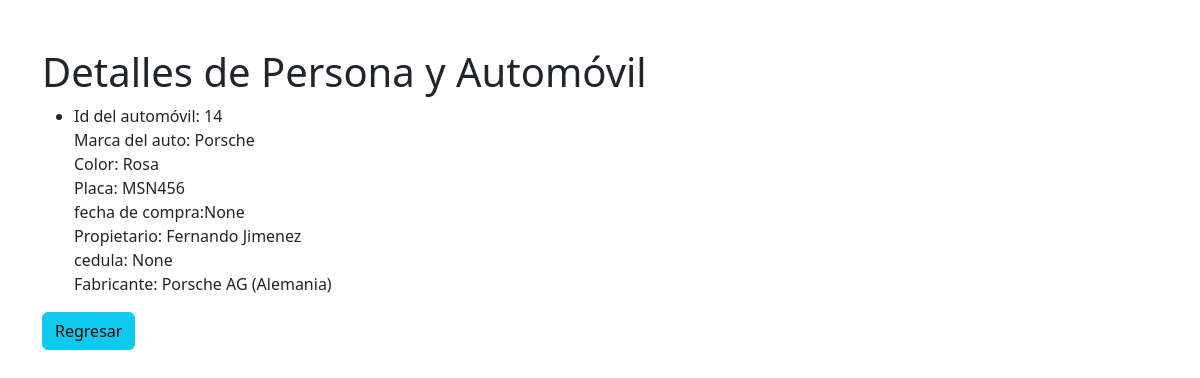
Before: /ver_persona/20/ with the older database file.
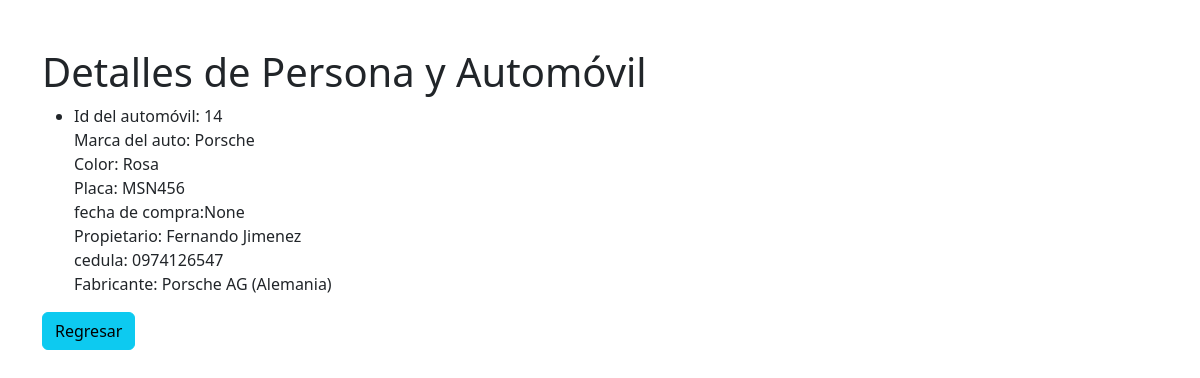
After: the same page with the newer database file.
### personas/models.py (models this page shows, shortened)
class automovile(models.Model):
    marca_auto = models.CharField(max_length=30)
    color_auto = models.CharField(max_length=10)
    placa_auto = models.CharField(max_length=6)
    fecha_compra=models.DateField(null=True)
    propietario = models.ForeignKey(Persona, on_delete=models.CASCADE, null=True, blank=True, related_name='automoviles')
    fabricante = models.ForeignKey('Fabricante', on_delete=models.CASCADE, null=True, blank=True,related_name='automoviles')

class Persona(models.Model):
    nombre = models.CharField(max_length=20)
    apellido = models.CharField(max_length=20)
    cedula=models.CharField(max_length=10,null=True)

class fabricante(models.Model):
    nombre = models.CharField(max_length=50)

### personas/views.py (the view)
# urls.py: path('ver_persona/<int:persona_id>/', ver_persona, name='ver_persona'),
def ver_persona(request, persona_id):
    persona = get_object_or_404(Persona, pk=persona_id)
    automoviles = persona.automoviles.all()
    datos = {'persona': persona, 'automoviles': automoviles}
    return render(request, 'ver_auto.html', datos)

### personas/templates/ver_auto.html (shortened to what this page needs)
<!DOCTYPE html>
<html lang="en">
<head>
    <link rel="stylesheet" href="https://cdn.jsdelivr.net/npm/bootstrap@5.3.2/dist/css/bootstrap.min.css">
</head>
<body>
    <div class="container mt-5">
        <h1>Detalles de Persona y Automóvil</h1>
        {% if automoviles %}
            <section>
                <ul>
                    {% for automovil in automoviles %}
                        <li>
                            Id del automóvil: {{ automovil.id }}<br>
                            Marca del auto: {{ automovil.marca_auto }}<br>
                            Color: {{ automovil.color_auto }}<br>
                            Placa: {{ automovil.placa_auto }}<br>
                            fecha de compra:{{ automovil.fecha_compra }}<br>
                            {% if automovil.propietario %}
                                Propietario: {{ automovil.propietario.nombre }} {{ automovil.propietario.apellido }} <br>
                                cedula: {{ automovil.propietario.cedula }} <br>
                            {% else %}
                                Sin propietario<br>
                            {% endif %}
                            {% if automovil.fabricante %}
                                Fabricante: {{ automovil.fabricante.nombre }}<br>
                            {% else %}
                                Sin fabricante<br>
                            {% endif %}
                        </li>
                    {% endfor %}
                </ul>
            </section>
        {% endif %}
        <div class="mt-3">
            <a href="{% url 'inicio' %}" class="btn btn-info">
                Regresar
            </a>
        </div>
    </div>
</body>
</html>

Changed rows visible on the page:
changed through a linked row, automovile "Porsche": propietario.cedula "None" → "0974126547"
